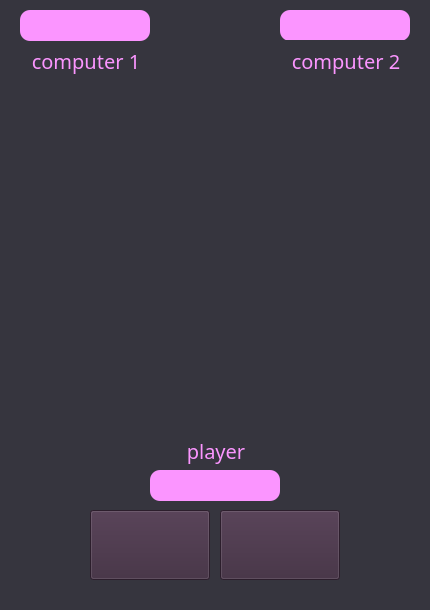
<?xml version="1.0" encoding="UTF-8"?>
<ui version="4.0">
 <class>MainWindow</class>
 <widget class="QMainWindow" name="MainWindow">
  <property name="geometry">
   <rect>
    <x>0</x>
    <y>0</y>
    <width>430</width>
    <height>610</height>
   </rect>
  </property>
  <property name="sizePolicy">
   <sizepolicy hsizetype="Fixed" vsizetype="Preferred">
    <horstretch>0</horstretch>
    <verstretch>0</verstretch>
   </sizepolicy>
  </property>
  <property name="minimumSize">
   <size>
    <width>430</width>
    <height>610</height>
   </size>
  </property>
  <property name="maximumSize">
   <size>
    <width>430</width>
    <height>610</height>
   </size>
  </property>
  <property name="windowTitle">
   <string>MainWindow</string>
  </property>
  <property name="styleSheet">
   <string notr="true">background-color:rgb(54, 53, 62);</string>
  </property>
  <widget class="QWidget" name="centralwidget">
   <widget class="QLabel" name="label_2">
    <property name="geometry">
     <rect>
      <x>145</x>
      <y>430</y>
      <width>142</width>
      <height>41</height>
     </rect>
    </property>
    <property name="font">
     <font>
      <family>Showcard Gothic</family>
      <pointsize>15</pointsize>
     </font>
    </property>
    <property name="styleSheet">
     <string notr="true">color: rgb(251, 149, 255);</string>
    </property>
    <property name="text">
     <string>player</string>
    </property>
    <property name="alignment">
     <set>Qt::AlignCenter</set>
    </property>
   </widget>
   <widget class="QLabel" name="label">
    <property name="geometry">
     <rect>
      <x>15</x>
      <y>40</y>
      <width>142</width>
      <height>41</height>
     </rect>
    </property>
    <property name="font">
     <font>
      <family>Showcard Gothic</family>
      <pointsize>15</pointsize>
     </font>
    </property>
    <property name="styleSheet">
     <string notr="true">color: rgb(251, 149, 255);</string>
    </property>
    <property name="text">
     <string>computer 1</string>
    </property>
    <property name="alignment">
     <set>Qt::AlignCenter</set>
    </property>
   </widget>
   <widget class="QPushButton" name="player_board">
    <property name="geometry">
     <rect>
      <x>150</x>
      <y>300</y>
      <width>131</width>
      <height>136</height>
     </rect>
    </property>
    <property name="sizePolicy">
     <sizepolicy hsizetype="Minimum" vsizetype="Fixed">
      <horstretch>0</horstretch>
      <verstretch>0</verstretch>
     </sizepolicy>
    </property>
    <property name="minimumSize">
     <size>
      <width>89</width>
      <height>136</height>
     </size>
    </property>
    <property name="font">
     <font>
      <family>Segoe UI</family>
      <pointsize>55</pointsize>
      <italic>true</italic>
      <bold>true</bold>
     </font>
    </property>
    <property name="styleSheet">
     <string notr="true">background-color:rgb(54, 53, 62);
border-radius:10px</string>
    </property>
    <property name="text">
     <string/>
    </property>
    <property name="iconSize">
     <size>
      <width>89</width>
      <height>136</height>
     </size>
    </property>
   </widget>
   <widget class="QPushButton" name="score_cpu1">
    <property name="geometry">
     <rect>
      <x>20</x>
      <y>10</y>
      <width>130</width>
      <height>31</height>
     </rect>
    </property>
    <property name="sizePolicy">
     <sizepolicy hsizetype="Minimum" vsizetype="Fixed">
      <horstretch>0</horstretch>
      <verstretch>0</verstretch>
     </sizepolicy>
    </property>
    <property name="minimumSize">
     <size>
      <width>115</width>
      <height>20</height>
     </size>
    </property>
    <property name="font">
     <font>
      <family>Britannic Bold</family>
      <pointsize>14</pointsize>
      <italic>false</italic>
      <bold>false</bold>
     </font>
    </property>
    <property name="styleSheet">
     <string notr="true">background-color:rgb(251, 149, 255);
border-radius:10px</string>
    </property>
    <property name="text">
     <string/>
    </property>
   </widget>
   <widget class="QPushButton" name="score_player">
    <property name="geometry">
     <rect>
      <x>150</x>
      <y>470</y>
      <width>130</width>
      <height>31</height>
     </rect>
    </property>
    <property name="sizePolicy">
     <sizepolicy hsizetype="Minimum" vsizetype="Fixed">
      <horstretch>0</horstretch>
      <verstretch>0</verstretch>
     </sizepolicy>
    </property>
    <property name="minimumSize">
     <size>
      <width>115</width>
      <height>20</height>
     </size>
    </property>
    <property name="font">
     <font>
      <family>Britannic Bold</family>
      <pointsize>14</pointsize>
      <italic>false</italic>
      <bold>false</bold>
     </font>
    </property>
    <property name="styleSheet">
     <string notr="true">background-color:rgb(251, 149, 255);
border-radius:10px</string>
    </property>
    <property name="text">
     <string/>
    </property>
   </widget>
   <widget class="QPushButton" name="btn_front_hand">
    <property name="geometry">
     <rect>
      <x>90</x>
      <y>510</y>
      <width>120</width>
      <height>70</height>
     </rect>
    </property>
    <property name="minimumSize">
     <size>
      <width>120</width>
      <height>50</height>
     </size>
    </property>
    <property name="font">
     <font>
      <family>Broadway</family>
      <pointsize>12</pointsize>
      <bold>false</bold>
     </font>
    </property>
    <property name="styleSheet">
     <string notr="true">background-color: rgb(62, 42, 62)</string>
    </property>
    <property name="text">
     <string/>
    </property>
    <property name="iconSize">
     <size>
      <width>48</width>
      <height>48</height>
     </size>
    </property>
   </widget>
   <widget class="QPushButton" name="btn_back_hand">
    <property name="geometry">
     <rect>
      <x>220</x>
      <y>510</y>
      <width>120</width>
      <height>70</height>
     </rect>
    </property>
    <property name="minimumSize">
     <size>
      <width>120</width>
      <height>50</height>
     </size>
    </property>
    <property name="font">
     <font>
      <family>Broadway</family>
      <pointsize>12</pointsize>
      <bold>false</bold>
     </font>
    </property>
    <property name="styleSheet">
     <string notr="true">background-color: rgb(62, 42, 62)</string>
    </property>
    <property name="text">
     <string/>
    </property>
    <property name="iconSize">
     <size>
      <width>48</width>
      <height>48</height>
     </size>
    </property>
   </widget>
   <widget class="QPushButton" name="result_board">
    <property name="geometry">
     <rect>
      <x>160</x>
      <y>194</y>
      <width>115</width>
      <height>100</height>
     </rect>
    </property>
    <property name="sizePolicy">
     <sizepolicy hsizetype="Minimum" vsizetype="Fixed">
      <horstretch>0</horstretch>
      <verstretch>0</verstretch>
     </sizepolicy>
    </property>
    <property name="minimumSize">
     <size>
      <width>115</width>
      <height>20</height>
     </size>
    </property>
    <property name="font">
     <font>
      <family>Britannic Bold</family>
      <pointsize>14</pointsize>
      <italic>false</italic>
      <bold>false</bold>
     </font>
    </property>
    <property name="styleSheet">
     <string notr="true">background-color:rgb(54, 53, 62);
border-radius:10px</string>
    </property>
    <property name="text">
     <string/>
    </property>
    <property name="iconSize">
     <size>
      <width>96</width>
      <height>96</height>
     </size>
    </property>
   </widget>
   <widget class="QPushButton" name="cpu1_board">
    <property name="geometry">
     <rect>
      <x>20</x>
      <y>80</y>
      <width>131</width>
      <height>136</height>
     </rect>
    </property>
    <property name="sizePolicy">
     <sizepolicy hsizetype="Minimum" vsizetype="Fixed">
      <horstretch>0</horstretch>
      <verstretch>0</verstretch>
     </sizepolicy>
    </property>
    <property name="minimumSize">
     <size>
      <width>89</width>
      <height>136</height>
     </size>
    </property>
    <property name="font">
     <font>
      <family>Segoe UI</family>
      <pointsize>55</pointsize>
      <italic>true</italic>
      <bold>true</bold>
     </font>
    </property>
    <property name="styleSheet">
     <string notr="true">background-color:rgb(54, 53, 62);
border-radius:10px</string>
    </property>
    <property name="text">
     <string/>
    </property>
    <property name="iconSize">
     <size>
      <width>89</width>
      <height>136</height>
     </size>
    </property>
   </widget>
   <widget class="QPushButton" name="cpu2_board">
    <property name="geometry">
     <rect>
      <x>280</x>
      <y>80</y>
      <width>131</width>
      <height>136</height>
     </rect>
    </property>
    <property name="sizePolicy">
     <sizepolicy hsizetype="Minimum" vsizetype="Fixed">
      <horstretch>0</horstretch>
      <verstretch>0</verstretch>
     </sizepolicy>
    </property>
    <property name="minimumSize">
     <size>
      <width>89</width>
      <height>136</height>
     </size>
    </property>
    <property name="font">
     <font>
      <family>Segoe UI</family>
      <pointsize>55</pointsize>
      <italic>true</italic>
      <bold>true</bold>
     </font>
    </property>
    <property name="styleSheet">
     <string notr="true">background-color:rgb(54, 53, 62);
border-radius:10px</string>
    </property>
    <property name="text">
     <string/>
    </property>
    <property name="iconSize">
     <size>
      <width>89</width>
      <height>136</height>
     </size>
    </property>
   </widget>
   <widget class="QPushButton" name="score_cpu2">
    <property name="geometry">
     <rect>
      <x>280</x>
      <y>10</y>
      <width>130</width>
      <height>31</height>
     </rect>
    </property>
    <property name="sizePolicy">
     <sizepolicy hsizetype="Minimum" vsizetype="Fixed">
      <horstretch>0</horstretch>
      <verstretch>0</verstretch>
     </sizepolicy>
    </property>
    <property name="minimumSize">
     <size>
      <width>115</width>
      <height>20</height>
     </size>
    </property>
    <property name="font">
     <font>
      <family>Britannic Bold</family>
      <pointsize>14</pointsize>
      <italic>false</italic>
      <bold>false</bold>
     </font>
    </property>
    <property name="styleSheet">
     <string notr="true">background-color:rgb(251, 149, 255);
border-radius:10px</string>
    </property>
    <property name="text">
     <string/>
    </property>
   </widget>
   <widget class="QLabel" name="label_3">
    <property name="geometry">
     <rect>
      <x>275</x>
      <y>40</y>
      <width>142</width>
      <height>41</height>
     </rect>
    </property>
    <property name="font">
     <font>
      <family>Showcard Gothic</family>
      <pointsize>15</pointsize>
     </font>
    </property>
    <property name="styleSheet">
     <string notr="true">color: rgb(251, 149, 255);</string>
    </property>
    <property name="text">
     <string>computer 2</string>
    </property>
    <property name="alignment">
     <set>Qt::AlignCenter</set>
    </property>
   </widget>
  </widget>
  <widget class="QMenuBar" name="menubar">
   <property name="geometry">
    <rect>
     <x>0</x>
     <y>0</y>
     <width>430</width>
     <height>22</height>
    </rect>
   </property>
  </widget>
  <widget class="QStatusBar" name="statusbar"/>
 </widget>
 <resources/>
 <connections/>
</ui>
